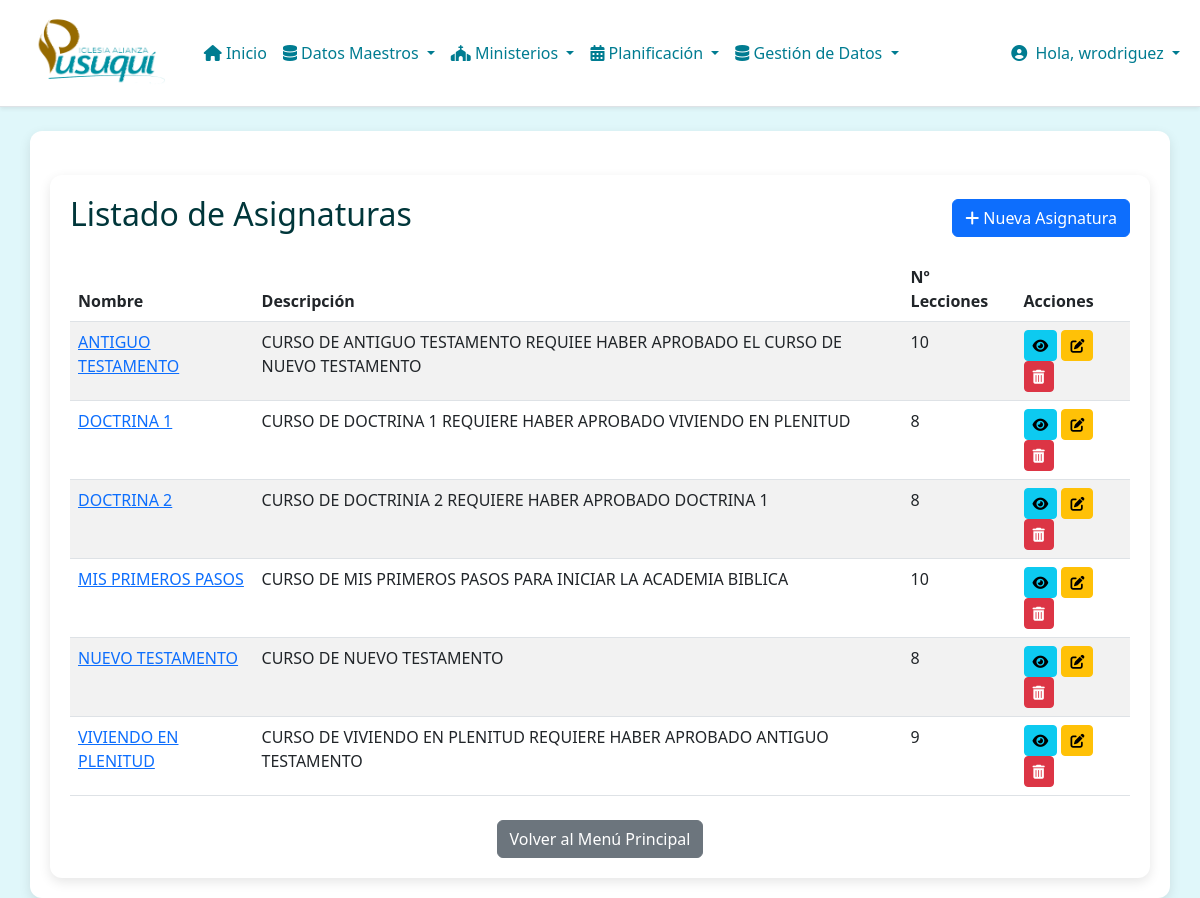
The page /academia/subjects/ (signed in) on the database its author committed.
### academia/models.py (models this page shows, shortened)
class Subject(models.Model):
    name = models.CharField(_("subject name"), max_length=128, unique=True)
    description = models.TextField(_("description"), blank=True)
    number_of_lessons = models.PositiveIntegerField(
        _("number of lessons"),
        default=10,
        help_text=_("Default number of lessons for courses of this subject.")
    )
    class Meta:
        verbose_name = _("subject")
        verbose_name_plural = _("subjects")
        ordering = ['name']

### academia/views.py (the view)
# urls.py: path('subjects/', views.SubjectListView.as_view(), name='subject-list'),
class SubjectListView(LoginRequiredMixin, SuperuserRequiredMixin, ListView):
    model = Subject
    template_name = 'academia/subject_list.html'
    context_object_name = 'subjects'
    paginate_by = 10
    def get_context_data(self, **kwargs):
        context = super().get_context_data(**kwargs)
        context['active_page'] = 'subjects'
        context['page_title'] = 'Listado de Asignaturas'
        return context

### academia/views.py (called while the page is built)
    def test_func(self):
        return self.request.user.is_superuser

### iap/context_processors.py (called while the page is built, shortened)
def user_app_permissions(request):
    user = request.user
    if not user.is_authenticated:
        return {}
    app_perms = {
        'can_access_cunakids': False,
        'can_access_academia': False,
        'can_access_alabanza': False,
        'can_access_anfitriones': False,
        'can_access_discipulado': False,
        'can_access_encuentros': False,
        'can_access_jap': False,
        'can_access_multimedia': False,
        'can_access_pusukids': False,
    }
    if user.is_superuser:
        for key in app_perms:
            app_perms[key] = True
    return {'app_perms': app_perms}

### academia/templates/academia/subject_list.html (shortened to what this page needs)
{% extends "base.html" %}
{% block body %}
<div class="container mt-4">
    <div class="d-flex justify-content-between align-items-center mb-3">
        <h2>{{ page_title }}</h2>
        <a href="{% url 'academia:subject-create' %}" class="btn btn-primary">
            <i class="fas fa-plus"></i> Nueva Asignatura
        </a>
    </div>
    {% if subjects %}
        <table class="table table-striped table-hover">
            <thead class="thead-dark">
                <tr>
                    <th>Nombre</th>
                    <th>Descripción</th>
                    <th>Nº Lecciones</th>
                    <th>Acciones</th>
                </tr>
            </thead>
            <tbody>
                {% for subject in subjects %}
                <tr>
                    <td><a href="{% url 'academia:subject-detail' subject.pk %}">{{ subject.name }}</a></td>
                    <td>{{ subject.description|truncatewords:15 }}</td>
                    <td>{{ subject.number_of_lessons }}</td>
                    <td>
                        <a href="{% url 'academia:subject-detail' subject.pk %}" class="btn btn-info btn-sm" title="Ver Detalles"><i class="fas fa-eye"></i></a>
                        <a href="{% url 'academia:subject-update' subject.pk %}" class="btn btn-warning btn-sm" title="Editar"><i class="fas fa-edit"></i></a>
                        <a href="{% url 'academia:subject-delete' subject.pk %}" class="btn btn-danger btn-sm" title="Eliminar"><i class="fas fa-trash-alt"></i></a>
                    </td>
                </tr>
                {% endfor %}
            </tbody>
        </table>
    {% else %}
        <div class="alert alert-info" role="alert">
            No hay asignaturas registradas. <a href="{% url 'academia:subject-create' %}" class="alert-link">¿Deseas agregar una nueva?</a>
        </div>
    {% endif %}
    <div class="mt-4 text-center">
        <a href="{% url 'academia:index' %}" class="btn btn-secondary">Volver al Menú Principal</a>
    </div>
</div>
{% endblock %}

### templates/base.html (shortened to what this page needs)
{% load static %}
<!DOCTYPE html>
<html lang="es">
  <head>
    <link
      rel="stylesheet"
      href="https://cdn.jsdelivr.net/npm/bootstrap@5.3.0/dist/css/bootstrap.min.css"
    />
    <link
      rel="stylesheet"
      href="https://cdnjs.cloudflare.com/ajax/libs/font-awesome/6.4.0/css/all.min.css"
    />
    <link rel="stylesheet" href="{% static 'css/style.css' %}" />
  </head>
  <body>
    <nav
      class="navbar navbar-expand-lg navbar-light bg-white border-bottom shadow-sm"
    >
      <div class="container-fluid">
        <a
          class="navbar-brand d-flex align-items-center"
          href="{% url 'home' %}"
        >
          <img
            src="{% static 'img/logo1.png' %}"
            alt="Logo Pusuqui"
            style="height: 80px; padding-left: 16px"
            class="me-2"
          />
        </a>
        <div class="collapse navbar-collapse" id="menuPrincipal">
          <ul class="navbar-nav me-auto mb-2 mb-lg-0">
            <li class="nav-item">
              <a class="nav-link" href="{% url 'home' %}">
                <i class="fas fa-home"></i> Inicio
              </a>
            </li>
            {% if user.is_superuser or not user.teacher %}
            <li class="nav-item dropdown">
              <a
                class="nav-link dropdown-toggle"
                href="#"
                id="dropdownDatosMaestros"
                role="button"
                data-bs-toggle="dropdown"
                aria-expanded="false"
              >
                <i class="fas fa-database"></i> Datos Maestros
              </a>
            </li>
            <li class="nav-item dropdown">
              <a
                class="nav-link dropdown-toggle"
                href="#"
                id="dropdownMinisterios"
                role="button"
                data-bs-toggle="dropdown"
                aria-expanded="false"
              >
                <i class="fas fa-church"></i> Ministerios
              </a>
            </li>
            <li class="nav-item dropdown">
              <a
                class="nav-link dropdown-toggle"
                href="#"
                id="dropdownPlanificacion"
                role="button"
                data-bs-toggle="dropdown"
                aria-expanded="false"
              >
                <i class="fas fa-calendar-alt"></i> Planificación
              </a>
            </li>
            <li class="nav-item dropdown">
              <a
                class="nav-link dropdown-toggle"
                href="#"
                id="dropdownGestionDatos"
                role="button"
                data-bs-toggle="dropdown"
                aria-expanded="false"
              >
                <i class="fas fa-database"></i> Gestión de Datos
              </a>
            </li>
            {% endif %}
          </ul>
          <ul class="navbar-nav ms-auto mb-2 mb-lg-0">
            {% if user.is_authenticated %}
            <li class="nav-item dropdown">
              <a class="nav-link dropdown-toggle" href="#" id="navbarUserDropdown" role="button" data-bs-toggle="dropdown" aria-expanded="false">
                <i class="fas fa-user-circle me-1"></i> Hola, {{ user.username }}
              </a>
            </li>
            {% else %}
            <li class="nav-item">
              <a class="nav-link" href="{% url 'account:login' %}">
                <i class="fas fa-sign-in-alt me-1"></i> Iniciar Sesión
              </a>
            </li>
            {% endif %}
          </ul>
        </div>
      </div>
    </nav>
    <div class="container mt-4">
      {% block body %} {% endblock %}
    </div>
  </body>
</html>

### static/css/style.css (style rules this page uses)
:root { --bs-primary: #00363A; --bs-primary-rgb: 0, 54, 58; }
body { background-color: #e0f7fa; color: #00363a; font-family: 'Segoe UI', Tahoma, Geneva, Verdana, sans-serif; }
.navbar { background-color: #ffffff !important; border-bottom: 2px solid #00acc1; box-shadow: 0 2px 10px rgba(0,0,0,0.1); }
.navbar-brand img { transition: transform 0.3s ease; }
.navbar .nav-link { color: #007c91 !important; font-weight: 500; }
.container { background-color: #ffffff; border-radius: 12px; padding: 20px; box-shadow: 0 4px 12px rgba(0, 0, 0, 0.1); }

### rows shown on the page
Subject: name "ANTIGUO TESTAMENTO", description "CURSO DE ANTIGUO TESTAMENTO REQUIEE HABER APROBADO EL CURSO DE NUEVO TESTAMENTO", number_of_lessons "10"
Subject: name "DOCTRINA 1", description "CURSO DE DOCTRINA 1 REQUIERE HABER APROBADO VIVIENDO EN PLENITUD", number_of_lessons "8"
Subject: name "DOCTRINA 2", description "CURSO DE DOCTRINIA 2 REQUIERE HABER APROBADO DOCTRINA 1", number_of_lessons "8"
Subject: name "MIS PRIMEROS PASOS", description "CURSO DE MIS PRIMEROS PASOS PARA INICIAR LA ACADEMIA BIBLICA", number_of_lessons "10"
Subject: name "NUEVO TESTAMENTO", description "CURSO DE NUEVO TESTAMENTO", number_of_lessons "8"
Subject: name "VIVIENDO EN PLENITUD", description "CURSO DE VIVIENDO EN PLENITUD REQUIERE HABER APROBADO ANTIGUO TESTAMENTO", number_of_lessons "9"

### other values the page prints
{{ user.username }} "wrodriguez"
{{ page_title }} "Listado de Asignaturas"
